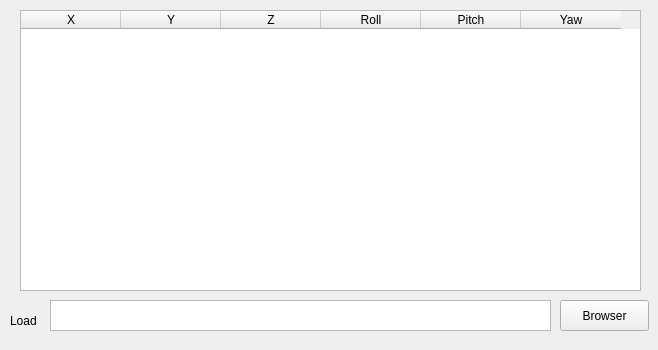
      <widget class="QWidget" name="CartTab">
       <attribute name="title">
        <string>Cartesian</string>
       </attribute>
       <widget class="QTableWidget" name="Man_tableCart">
        <property name="geometry">
         <rect>
          <x>20</x>
          <y>10</y>
          <width>621</width>
          <height>281</height>
         </rect>
        </property>
        <property name="lineWidth">
         <number>1</number>
        </property>
        <property name="editTriggers">
         <set>QAbstractItemView::AnyKeyPressed|QAbstractItemView::DoubleClicked|QAbstractItemView::EditKeyPressed|QAbstractItemView::SelectedClicked</set>
        </property>
        <property name="selectionBehavior">
         <enum>QAbstractItemView::SelectRows</enum>
        </property>
        <attribute name="horizontalHeaderCascadingSectionResizes">
         <bool>true</bool>
        </attribute>
        <column>
         <property name="text">
          <string>X</string>
         </property>
        </column>
        <column>
         <property name="text">
          <string>Y</string>
         </property>
        </column>
        <column>
         <property name="text">
          <string>Z</string>
         </property>
        </column>
        <column>
         <property name="text">
          <string>Roll</string>
         </property>
        </column>
        <column>
         <property name="text">
          <string>Pitch</string>
         </property>
        </column>
        <column>
         <property name="text">
          <string>Yaw</string>
         </property>
        </column>
       </widget>
       <widget class="QLabel" name="label_19">
        <property name="geometry">
         <rect>
          <x>10</x>
          <y>300</y>
          <width>71</width>
          <height>41</height>
         </rect>
        </property>
        <property name="text">
         <string>Load</string>
        </property>
       </widget>
       <widget class="QPushButton" name="btnBrowserCart">
        <property name="geometry">
         <rect>
          <x>560</x>
          <y>300</y>
          <width>89</width>
          <height>31</height>
         </rect>
        </property>
        <property name="text">
         <string>Browser</string>
        </property>
       </widget>
       <widget class="QTextEdit" name="tbSaveCartURL">
        <property name="geometry">
         <rect>
          <x>50</x>
          <y>300</y>
          <width>501</width>
          <height>31</height>
         </rect>
        </property>
       </widget>
      </widget>
